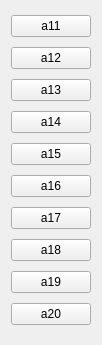
   <widget class="QWidget" name="layoutWidget">
    <property name="geometry">
     <rect>
      <x>740</x>
      <y>490</y>
      <width>95</width>
      <height>345</height>
     </rect>
    </property>
    <layout class="QVBoxLayout" name="GroupA2">
     <item>
      <widget class="QPushButton" name="pb11">
       <property name="text">
        <string>a11</string>
       </property>
      </widget>
     </item>
     <item>
      <widget class="QPushButton" name="pb12">
       <property name="text">
        <string>a12</string>
       </property>
      </widget>
     </item>
     <item>
      <widget class="QPushButton" name="pb13">
       <property name="text">
        <string>a13</string>
       </property>
      </widget>
     </item>
     <item>
      <widget class="QPushButton" name="pb14">
       <property name="text">
        <string>a14</string>
       </property>
      </widget>
     </item>
     <item>
      <widget class="QPushButton" name="pb15">
       <property name="text">
        <string>a15</string>
       </property>
      </widget>
     </item>
     <item>
      <widget class="QPushButton" name="pb16">
       <property name="text">
        <string>a16</string>
       </property>
      </widget>
     </item>
     <item>
      <widget class="QPushButton" name="pb17">
       <property name="text">
        <string>a17</string>
       </property>
      </widget>
     </item>
     <item>
      <widget class="QPushButton" name="pb18">
       <property name="text">
        <string>a18</string>
       </property>
      </widget>
     </item>
     <item>
      <widget class="QPushButton" name="pb19">
       <property name="text">
        <string>a19</string>
       </property>
      </widget>
     </item>
     <item>
      <widget class="QPushButton" name="pb20">
       <property name="text">
        <string>a20</string>
       </property>
      </widget>
     </item>
    </layout>
   </widget>
